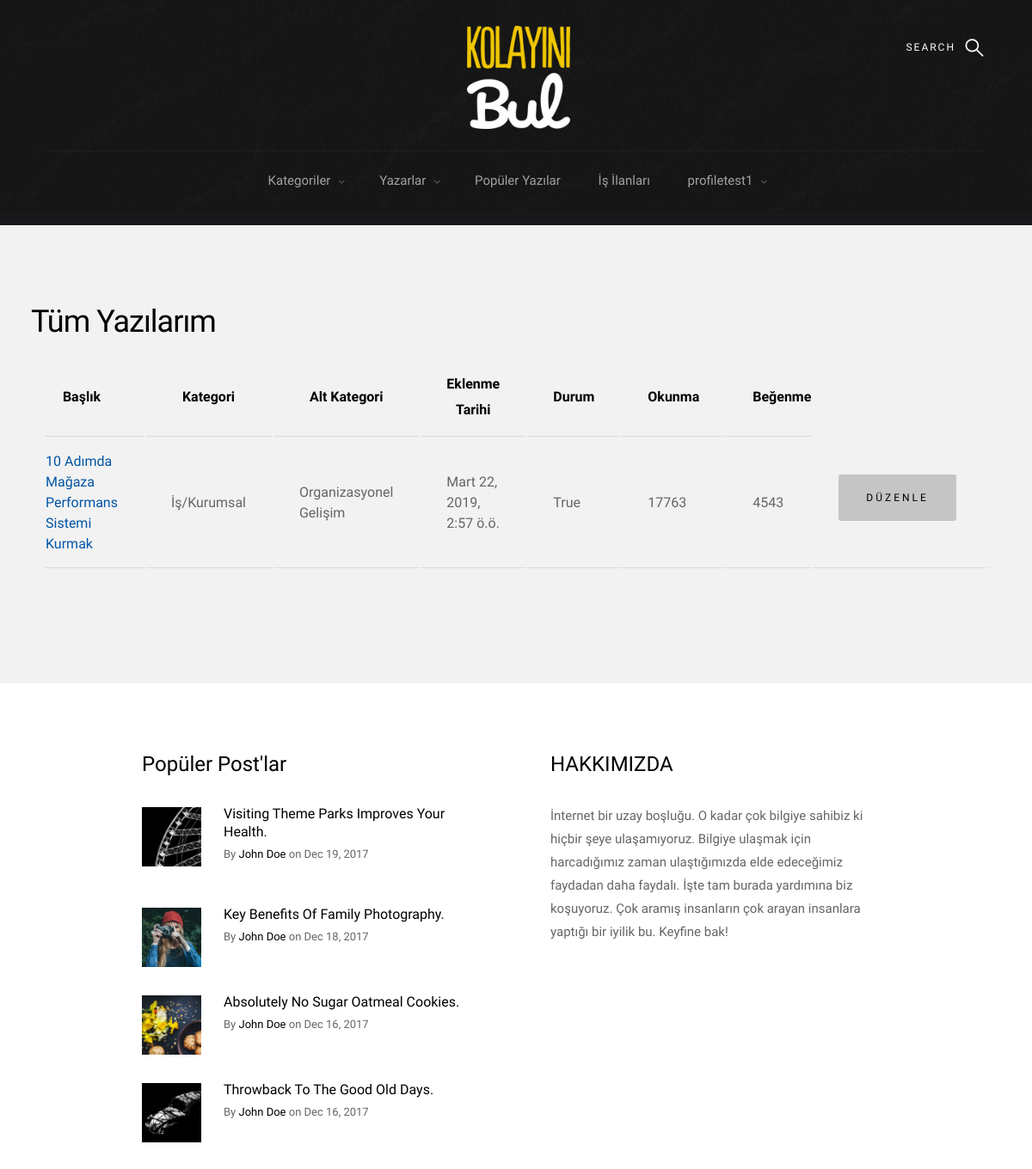
Before: /my_profile/ (signed in, upper part) with the older database file.
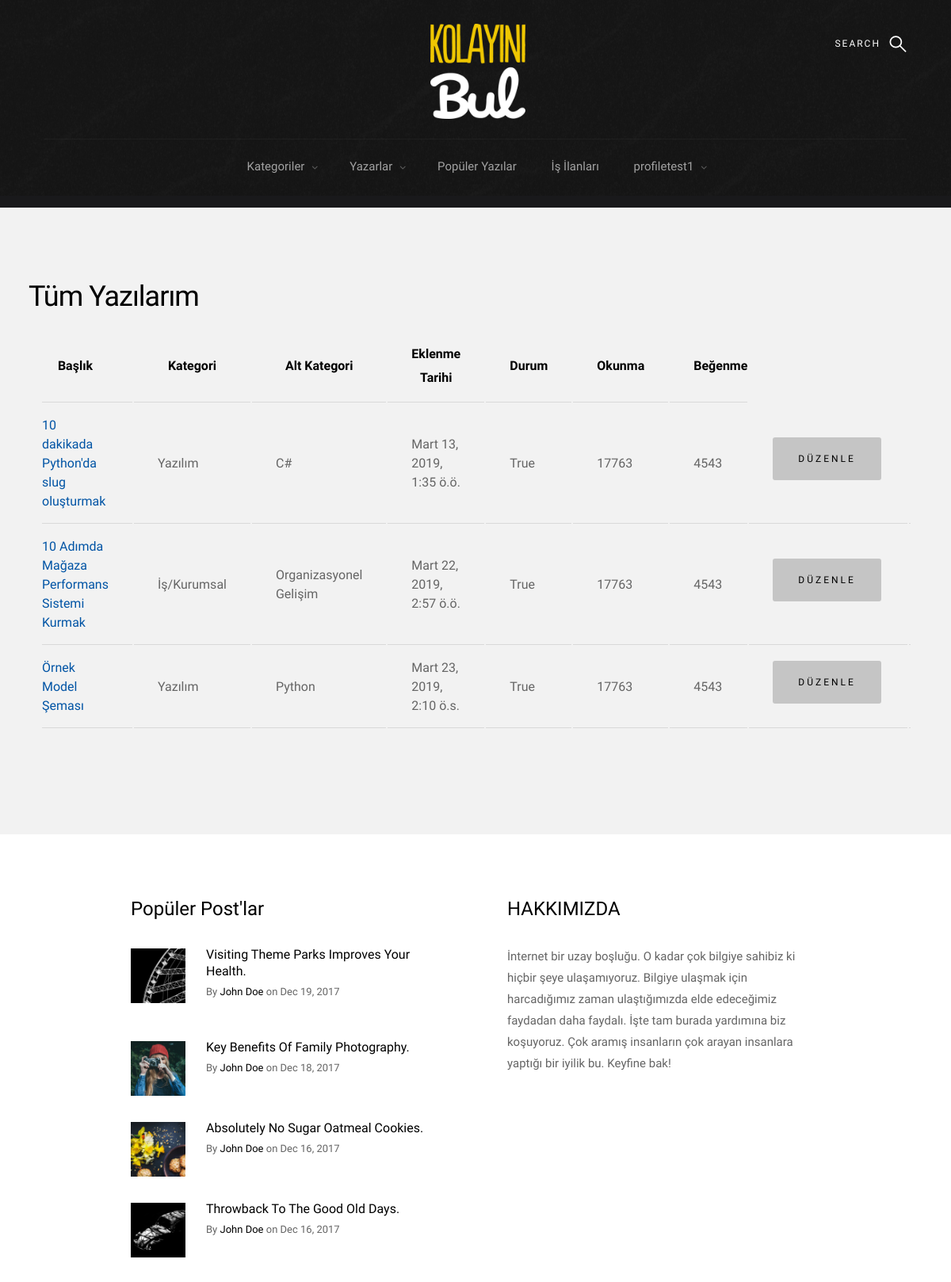
After: the same page with the newer database file.
### blog/models.py (models this page shows, shortened)
class Post(models.Model):
    author = models.ForeignKey("auth.User", on_delete=models.CASCADE, verbose_name="Author")
    category = models.ForeignKey("Category", on_delete=models.CASCADE, verbose_name="Category Name")
    sub_category = models.ForeignKey("SubCategory", on_delete=models.CASCADE, verbose_name="Sub-Category Name",
                                     related_name="sub_category")
    title = models.CharField(max_length=50, verbose_name="Story Title")
    slug = models.SlugField(max_length=55, blank=True, null=True)
    description = RichTextField(max_length=100000, null=False)
    image = models.ImageField(upload_to='story_images/', null=True, blank=True,
                              default='')
    created_date = models.DateTimeField(auto_now_add=True, verbose_name="Created Date")
    verified_date = models.DateTimeField(auto_now_add=True, verbose_name="Verified Date")
    active_post = models.BooleanField(default=True)
    tag = models.ManyToManyField(SubCategory)

class Category(models.Model):
    category_name = models.CharField(max_length=50, verbose_name="Category Name")
    def __str__(self):
        return self.category_name

class SubCategory(models.Model):
    category_name = models.ForeignKey(Category, on_delete=models.CASCADE, null=True)
    sub_category_name = models.CharField(max_length=50, verbose_name="Sub-Category Name")
    sub_category_image = models.FileField(upload_to='sub_category_images/', null=True, blank=True)
    def __str__(self):
        return self.sub_category_name

### base_pages/views.py (the view)
# urls.py: path('my_profile/', base_pages_view.my_profile, name="my_profile"),
@login_required
def my_profile(request):
    posts = Post.objects.filter(author=request.user)
    context = {
        "posts": posts
    }
    return render(request, "profile_pages/my_profile.html", context)

### templates/profile_pages/my_profile.html (shortened to what this page needs)
{% extends "base/layout.html" %}
{% load static %}
{% block body %}
    <section class="s-content" style="padding-top: 0px">
        <section id="styles" class="s-styles">
            <br>
            <div class="row add-bottom">
                <h1>Tüm Yazılarım</h1>
                <div class="col-twelve">
                    <div class="table-responsive">
                        <table>
                            <thead>
                            <tr>
                                <th style="text-align: center">Başlık</th>
                                <th style="text-align: center">Kategori</th>
                                <th style="text-align: center">Alt Kategori</th>
                                <th style="text-align: center">Eklenme Tarihi</th>
                                <th style="text-align: center">Durum</th>
                                <th style="text-align: center">Okunma</th>
                                <th style="text-align: center">Beğenme</th>
                            </tr>
                            </thead>
                            <tbody>
                            {% for post in posts %}
                                <tr>
                                    <td><a href="{% url 'posts:detail' slug=post.slug %}">{{ post.title }}</a></td>
                                    <td>{{ post.category }}</td>
                                    <td>{{ post.sub_category }}</td>
                                    <td>{{ post.created_date }}</td>
                                    <td>{{ post.active_post }}</td>
                                    <td>17763</td>
                                    <td>4543</td>
                                    <td><a href="{% url 'posts:update' slug=post.slug %}"
                                           class="btn btn-info">Düzenle</a></td>
                                    <td><a href="{% url 'posts:delete' slug=post.slug %}" class="btn btn-info">Yayından Kaldır</a>
                                    </td>
                                </tr>
                            {% endfor %}
                            </tbody>
                        </table>
                    </div>
                </div>
            </div>
        </section>
    </section>
{% endblock body %}

### templates/base/layout.html (shortened to what this page needs)
<!DOCTYPE html>
{% load static %}
<head>
    {% include 'base/components/head.html' %}
</head>
<body>
{% include 'base/components/navbar.html' %}
<div id="all">
    {% block body %}
    {% endblock body %}
</div>
{% include 'base/components/s-extra-footer-top.html' %}
{% include 'base/components/scripts.html' %}
</body>

### templates/base/components/head.html (shortened to what this page needs)
{% load static %}
<link rel="stylesheet" href="{% static 'css/base.css' %}">
<link rel="stylesheet" href="{% static 'css/vendor.css' %}">
<link rel="stylesheet" href="{% static 'css/main.css' %}">

### templates/base/components/navbar.html (shortened to what this page needs)
{% load static %}
<body id="top">
<section class="s-pageheader s-pageheader--home">
    <header class="header">
        <div class="header__content row">
            <div class="header__logo">
                <a class="logo" href="{% url "index" %}">
                    <img style="width: 120px; height: 120px"
                         src="{% static 'logo/1781596764_b4fdb39e-54f8-49cd-b7db-7fe8b753a9f5 (1).png' %}"
                         alt="Homepage">
                </a>
            </div>
            <ul class="header__social">
                <li>
                    <a href="#0"><i class="fa fa-facebook" aria-hidden="true"></i></a>
                </li>
                <li>
                    <a href="#0"><i class="fa fa-twitter" aria-hidden="true"></i></a>
                </li>
                <li>
                    <a href="#0"><i class="fa fa-instagram" aria-hidden="true"></i></a>
                </li>
                <li>
                    <a href="#0"><i class="fa fa-pinterest" aria-hidden="true"></i></a>
                </li>
            </ul>
            <a class="header__search-trigger" href="#0"></a>
            <nav class="header__nav-wrap">
                <ul class="header__nav">
                    <li class="has-children">
                        <a href="#0" title="">Kategoriler</a>
                    </li>
                    <li class="has-children">
                        <a href="#0" title="">Yazarlar</a>
                    </li>
                    <li><a href="about.html" title="">Popüler Yazılar</a></li>
                    <li><a href="contact.html" title="">İş İlanları</a></li>
                    {% if request.user.is_authenticated %}
                        <li class="has-children">
                            <a href="#0" title="">{{ request.user.username }}</a>
                        </li>
                    {% else %}
                        <li><a href="{% url 'user:login' %}" title="">Giriş Yap</a></li>
                        <li><a href="{% url 'user:sign_up' %}" title="">Kayıt Ol</a></li>
                        </ul>
                    {% endif %}
            </nav>
        </div>
    </header>
    <hr>
{% url 'index' as current_url  %}
</section>

### templates/base/components/s-extra-footer-top.html (shortened to what this page needs)
{% load static %}
<section class="s-extra">
    <div class="row top">
        <div class="col-eight md-six tab-full popular">
            <h3>Popüler Post'lar</h3>
            <div class="block-1-2 block-m-full popular__posts">
                <article class="col-block popular__post">
                    <a href="#0" class="popular__thumb">
                        <img src="images/thumbs/small/wheel-150.jpg" alt="">
                    </a>
                    <h5><a href="#0">Visiting Theme Parks Improves Your Health.</a></h5>
                    <section class="popular__meta">
                        <span class="popular__author"><span>By</span> <a href="#0"> John Doe</a></span>
                        <span class="popular__date"><span>on</span> <time
                                datetime="2017-12-19">Dec 19, 2017</time></span>
                    </section>
                </article>
                <article class="col-block popular__post">
                    <a href="#0" class="popular__thumb">
                        <img src="images/thumbs/small/shutterbug-150.jpg" alt="">
                    </a>
                    <h5><a href="#0">Key Benefits Of Family Photography.</a></h5>
                    <section class="popular__meta">
                        <span class="popular__author"><span>By</span> <a href="#0"> John Doe</a></span>
                        <span class="popular__date"><span>on</span> <time
                                datetime="2017-12-18">Dec 18, 2017</time></span>
                    </section>
                </article>
                <article class="col-block popular__post">
                    <a href="#0" class="popular__thumb">
                        <img src="images/thumbs/small/cookies-150.jpg" alt="">
                    </a>
                    <h5><a href="#0">Absolutely No Sugar Oatmeal Cookies.</a></h5>
                    <section class="popular__meta">
                        <span class="popular__author"><span>By</span> <a href="#0"> John Doe</a></span>
                        <span class="popular__date"><span>on</span> <time
                                datetime="2017-12-16">Dec 16, 2017</time></span>
                    </section>
                </article>
                <article class="col-block popular__post">
                    <a href="#0" class="popular__thumb">
                        <img src="images/thumbs/small/beetle-150.jpg" alt="">
                    </a>
                    <h5><a href="#0">Throwback To The Good Old Days.</a></h5>
                    <section class="popular__meta">
                        <span class="popular__author"><span>By</span> <a href="#0"> John Doe</a></span>
                        <span class="popular__date"><span>on</span> <time
                                datetime="2017-12-16">Dec 16, 2017</time></span>
                    </section>
                </article>
            </div>
        </div>
        <div class="col-four md-six tab-full about">
            <h3>HAKKIMIZDA</h3>
            <p>
                İnternet bir uzay boşluğu. O kadar çok bilgiye sahibiz ki hiçbir şeye ulaşamıyoruz. Bilgiye ulaşmak için
                harcadığımız zaman ulaştığımızda elde edeceğimiz faydadan daha faydalı. İşte tam burada
                yardımına biz koşuyoruz. Çok aramış insanların çok arayan insanlara yaptığı bir iyilik bu. Keyfine bak!
            </p>
            <ul class="about__social">
                <li>
                    <a href="#0"><i class="fa fa-facebook" aria-hidden="true"></i></a>
                </li>
                <li>
                    <a href="#0"><i class="fa fa-twitter" aria-hidden="true"></i></a>
                </li>
                <li>
                    <a href="#0"><i class="fa fa-instagram" aria-hidden="true"></i></a>
                </li>
                <li>
                    <a href="#0"><i class="fa fa-pinterest" aria-hidden="true"></i></a>
                </li>
            </ul>
        </div>
    </div>
</section>

### templates/base/components/footer.html (shortened to what this page needs)
{% load static %}

### templates/base/components/preloader.html (shortened to what this page needs)
{% load static %}

### templates/base/components/scripts.html (shortened to what this page needs)
{% load static %}
<link rel="stylesheet"
      href="//cdnjs.cloudflare.com/ajax/libs/highlight.js/9.15.6/styles/default.min.css">
<link rel="stylesheet"
      href="//cdn.jsdelivr.net/gh/highlightjs/cdn-release@9.15.6/build/styles/default.min.css">
<link rel="stylesheet"
      href="//cdnjs.cloudflare.com/ajax/libs/highlight.js/9.12.0/styles/default.min.css">

### static/css/base.css (style rules this page uses)
body { margin: 0; }
article, aside, footer, header, nav, section { display: block; }
h1 { font-size: 2em; margin: 0.67em 0; }
hr { box-sizing: content-box; height: 0; overflow: visible; }
a { background-color: transparent; -webkit-text-decoration-skip: objects; }
img { border-style: none; }
*, *::before, *::after { box-sizing: inherit; }
body { font-weight: normal; line-height: 1; word-wrap: break-word; text-rendering: optimizeLegibility; -webkit-overflow-scrolling: touch; -webkit-text-size-adjust: none; }
body, input, button { -moz-osx-font-smoothing: grayscale; -webkit-font-smoothing: antialiased; }
img, video { max-width: 100%; height: auto; }
div, dl, dt, dd, ul, ol, li, h1, h2, h3, h4, h5, h6, pre, form, p, blockquote, th, td { margin: 0; padding: 0; }
h1, h2, h3, h4, h5, h6 { -webkit-font-smoothing: auto; -webkit-font-smoothing: antialiased; -webkit-font-variant-ligatures: common-ligatures; -moz-font-variant-ligatures: common-ligatures; font-variant-ligatures: common-ligatures; text-rendering: optimizeLegibility; }
em, i { font-style: italic; line-height: inherit; }
ol, ul { list-style: none; }
li { display: block; }
a { text-decoration: none; line-height: inherit; }
a img { border: none; }
.row { width: 94%; max-width: 1200px; margin: 0 auto; }
.row:after { content: ""; display: table; clear: both; }
[class*="col-"] { float: left; padding: 0 20px; }
.col-four, .col-1-3 { width: 33.33333%; }
.col-eight, .col-2-3 { width: 66.66667%; }
.col-twelve, .col-full { width: 100%; }
@media only screen and (max-width: 1200px) { [class*="col-"] { padding: 0 15px; } }
@media only screen and (max-width: 1200px) { .md-six, .md-1-2 { width: 50%; } }
[class*="block-"]:after { content: ""; display: table; clear: both; }
.block-1-2 .col-block { width: 50%; }
.block-1-6 .col-block:nth-child(6n + 1), .block-1-5 .col-block:nth-child(5n + 1), .block-1-4 .col-block:nth-child(4n + 1), .block-1-3 .col-block:nth-child(3n + 1), .block-1-2 .col-block:nth-child(2n + 1) { clear: both; }
@media only screen and (max-width: 1200px) { .block-m-full .col-block { width: 100%; clear: both; } }
@media only screen and (max-width: 1200px) { [class*="block-m-"] .col-block:nth-child(n) { clear: none; } }
.add-bottom { margin-bottom: 3rem !important; }

Changed rows visible on the page:
now on this page (row edited): Post: title "10 dakikada Python'da slug oluşturmak", category "Yazılım", sub_category "C#", created_date "Mart 13, 2019, 1:35 ö.ö.", active_post "True"
added Post: title "Örnek Model Şeması", category "Yazılım", sub_category "Python", created_date "Mart 23, 2019, 2:10 ö.s.", active_post "True"
